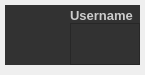
                         <widget class="QWidget" name="comments_frame">
                          <property name="geometry">
                           <rect>
                            <x>0</x>
                            <y>0</y>
                            <width>136</width>
                            <height>75</height>
                           </rect>
                          </property>
                          <property name="layoutDirection">
                           <enum>Qt::RightToLeft</enum>
                          </property>
                          <layout class="QVBoxLayout" name="verticalLayout_61">
                           <property name="spacing">
                            <number>10</number>
                           </property>
                           <property name="leftMargin">
                            <number>5</number>
                           </property>
                           <property name="topMargin">
                            <number>5</number>
                           </property>
                           <property name="rightMargin">
                            <number>5</number>
                           </property>
                           <property name="bottomMargin">
                            <number>0</number>
                           </property>
                           <item>
                            <widget class="QFrame" name="frame_48">
                             <property name="minimumSize">
                              <size>
                               <width>0</width>
                               <height>60</height>
                              </size>
                             </property>
                             <property name="maximumSize">
                              <size>
                               <width>16777215</width>
                               <height>16777215</height>
                              </size>
                             </property>
                             <property name="styleSheet">
                              <string notr="true">background-color: rgb(50, 50, 50);</string>
                             </property>
                             <property name="frameShape">
                              <enum>QFrame::NoFrame</enum>
                             </property>
                             <property name="frameShadow">
                              <enum>QFrame::Raised</enum>
                             </property>
                             <layout class="QHBoxLayout" name="horizontalLayout_28">
                              <property name="spacing">
                               <number>0</number>
                              </property>
                              <property name="leftMargin">
                               <number>0</number>
                              </property>
                              <property name="topMargin">
                               <number>0</number>
                              </property>
                              <property name="rightMargin">
                               <number>0</number>
                              </property>
                              <property name="bottomMargin">
                               <number>0</number>
                              </property>
                              <item>
                               <widget class="QFrame" name="frame_34">
                                <property name="frameShape">
                                 <enum>QFrame::NoFrame</enum>
                                </property>
                                <property name="frameShadow">
                                 <enum>QFrame::Raised</enum>
                                </property>
                                <layout class="QVBoxLayout" name="verticalLayout_63">
                                 <property name="spacing">
                                  <number>0</number>
                                 </property>
                                 <property name="leftMargin">
                                  <number>5</number>
                                 </property>
                                 <property name="topMargin">
                                  <number>3</number>
                                 </property>
                                 <property name="rightMargin">
                                  <number>0</number>
                                 </property>
                                 <property name="bottomMargin">
                                  <number>0</number>
                                 </property>
                                 <item>
                                  <widget class="QLabel" name="label_10">
                                   <property name="font">
                                    <font>
                                     <pointsize>10</pointsize>
                                     <bold>true</bold>
                                    </font>
                                   </property>
                                   <property name="styleSheet">
                                    <string notr="true">color: rgb(204, 204, 204);</string>
                                   </property>
                                   <property name="text">
                                    <string>Username</string>
                                   </property>
                                  </widget>
                                 </item>
                                 <item>
                                  <widget class="QTextEdit" name="textEdit">
                                   <property name="sizePolicy">
                                    <sizepolicy hsizetype="Expanding" vsizetype="Minimum">
                                     <horstretch>0</horstretch>
                                     <verstretch>0</verstretch>
                                    </sizepolicy>
                                   </property>
                                   <property name="minimumSize">
                                    <size>
                                     <width>0</width>
                                     <height>40</height>
                                    </size>
                                   </property>
                                   <property name="maximumSize">
                                    <size>
                                     <width>16777215</width>
                                     <height>100</height>
                                    </size>
                                   </property>
                                   <property name="styleSheet">
                                    <string notr="true">color: rgb(184, 184, 184);</string>
                                   </property>
                                   <property name="verticalScrollBarPolicy">
                                    <enum>Qt::ScrollBarAlwaysOff</enum>
                                   </property>
                                   <property name="horizontalScrollBarPolicy">
                                    <enum>Qt::ScrollBarAlwaysOff</enum>
                                   </property>
                                   <property name="documentTitle">
                                    <string/>
                                   </property>
                                   <property name="lineWrapMode">
                                    <enum>QTextEdit::WidgetWidth</enum>
                                   </property>
                                   <property name="readOnly">
                                    <bool>true</bool>
                                   </property>
                                   <property name="placeholderText">
                                    <string/>
                                   </property>
                                  </widget>
                                 </item>
                                </layout>
                               </widget>
                              </item>
                              <item>
                               <widget class="QFrame" name="frame_35">
                                <property name="maximumSize">
                                 <size>
                                  <width>60</width>
                                  <height>60</height>
                                 </size>
                                </property>
                                <property name="frameShape">
                                 <enum>QFrame::NoFrame</enum>
                                </property>
                                <property name="frameShadow">
                                 <enum>QFrame::Raised</enum>
                                </property>
                                <layout class="QVBoxLayout" name="verticalLayout_62">
                                 <property name="spacing">
                                  <number>0</number>
                                 </property>
                                 <property name="leftMargin">
                                  <number>5</number>
                                 </property>
                                 <property name="topMargin">
                                  <number>0</number>
                                 </property>
                                 <property name="rightMargin">
                                  <number>5</number>
                                 </property>
                                 <property name="bottomMargin">
                                  <number>0</number>
                                 </property>
                                 <item>
                                  <widget class="QPushButton" name="comment_avatar_2">
                                   <property name="minimumSize">
                                    <size>
                                     <width>50</width>
                                     <height>50</height>
                                    </size>
                                   </property>
                                   <property name="maximumSize">
                                    <size>
                                     <width>50</width>
                                     <height>50</height>
                                    </size>
                                   </property>
                                   <property name="text">
                                    <string/>
                                   </property>
                                   <property name="icon">
                                    <iconset>
                                     <normaloff>../../../Downloads/ezgif.com-gif-maker.gif</normaloff>../../../Downloads/ezgif.com-gif-maker.gif</iconset>
                                   </property>
                                   <property name="iconSize">
                                    <size>
                                     <width>50</width>
                                     <height>50</height>
                                    </size>
                                   </property>
                                   <property name="flat">
                                    <bool>true</bool>
                                   </property>
                                  </widget>
                                 </item>
                                </layout>
                               </widget>
                              </item>
                             </layout>
                            </widget>
                           </item>
                           <item>
                            <spacer name="verticalSpacer_17">
                             <property name="orientation">
                              <enum>Qt::Vertical</enum>
                             </property>
                             <property name="sizeHint" stdset="0">
                              <size>
                               <width>20</width>
                               <height>40</height>
                              </size>
                             </property>
                            </spacer>
                           </item>
                          </layout>
                         </widget>
